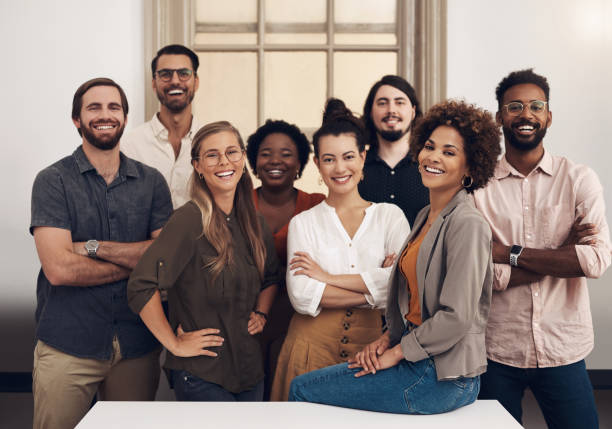
#> input picture PythonFiles/TestPhotos/grouppicture.jpg, 612 x 429 px, found by its file name
$ python detection.py
#> lines starting #> are read from the running program, lines starting #| are printed output that depends on the picture; after the words box and inside, x2 and y2 are one past the last pixel; in counts of white or black regions, pixels touching at a corner belong together
import cv2 as cv
import numpy as np
import logging

img = cv.imread('PythonFiles/TestPhotos/grouppicture.jpg')
#> img is the input picture: shape (429, 612, 3); mean B, G, R 124.3, 129.7, 144.9
#cv.imshow("Group", img)

gray = cv.cvtColor(img, cv.COLOR_BGR2GRAY)
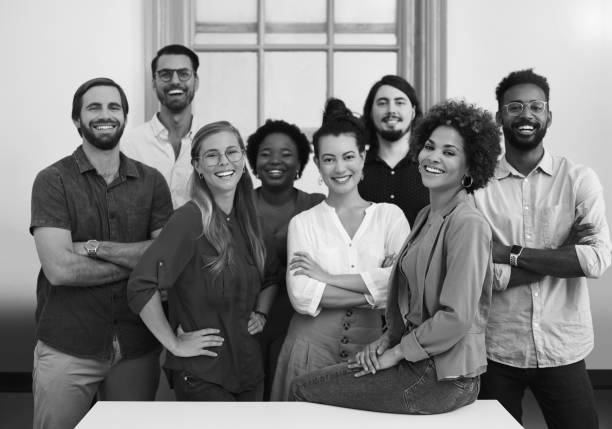
#> gray: shape (429, 612); min 0, max 255, mean 133.7
#cv.imshow("Gray Group", gray)

haar_cascade = cv.CascadeClassifier('PythonFiles/haar_face.xml')

faces_rect = haar_cascade.detectMultiScale(gray, scaleFactor=1.1, minNeighbors=3)
#> faces_rect = [[148, 52, 55, 55], [366, 82, 52, 52], [251, 133, 52, 52], [312, 136, 56, 56], [76, 85, 56, 56], [497, 84, 57, 57], [194, 131, 57, 57], [409, 125, 61, 61]]

print(faces_rect)
#| [[148  52  55  55]
#|  [366  82  52  52]
#|  [251 133  52  52]
#|  [312 136  56  56]
#|  [ 76  85  56  56]
#|  [497  84  57  57]
#|  [194 131  57  57]
#|  [409 125  61  61]]

print(f'Number of faces found = {len(faces_rect)}')
#| Number of faces found = 8

for (x, y, w, h) in faces_rect:
    cv.rectangle(img, (x, y), (x+w, y+h), (255,0,0), thickness=2)
    ROI = img[y:y+h, x:x+w]
    ROI = cv.blur(ROI, (40,40), cv.BORDER_DEFAULT)

    img[y:y+ROI.shape[0], x:x+ROI.shape[1]] = ROI
#> this loop made 8 passes
#> pass 1, `ROI = img[y:y+h, x:x+w]`:
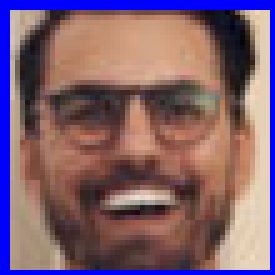
#> ROI: shape (55, 55, 3) (shown 5 times larger); mean B, G, R 110.4, 96.4, 127.4
#> pass 1, `ROI = cv.blur(ROI, (40,40), cv.BORDER_DEFAULT)`:
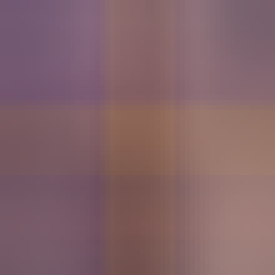
#> ROI: shape (55, 55, 3) (shown 5 times larger); mean B, G, R 105.1, 99.8, 131.8
#> pass 2, `ROI = img[y:y+h, x:x+w]`:
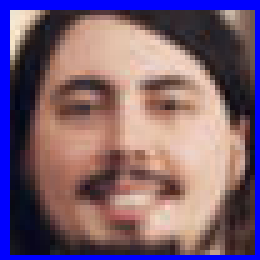
#> ROI: shape (52, 52, 3) (shown 5 times larger); mean B, G, R 115.5, 95.4, 122.3
#> pass 2, `ROI = cv.blur(ROI, (40,40), cv.BORDER_DEFAULT)`:
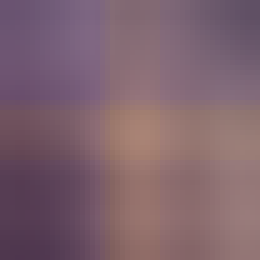
#> ROI: shape (52, 52, 3) (shown 5 times larger); mean B, G, R 109.8, 98.6, 126.4
#> after the loop:
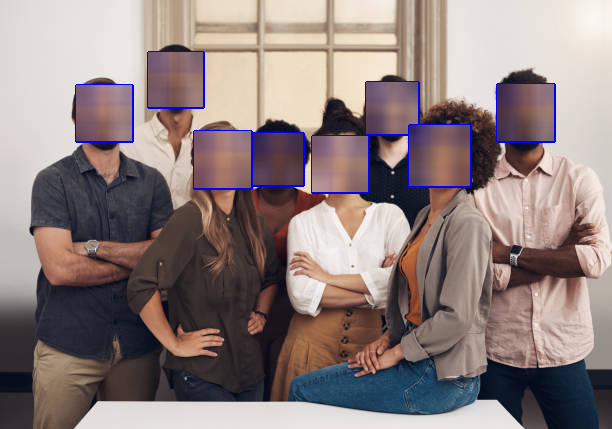
#> img: shape (429, 612, 3); 10.41% of pixels changed, all inside (x1, y1, x2, y2) = (75, 51, 556, 194)

cv.imshow("Face Blurred", img)

cv.waitKey(0)

$ run again, with PythonFiles/TestPhotos/cat1.jpg copied over PythonFiles/TestPhotos/grouppicture.jpg
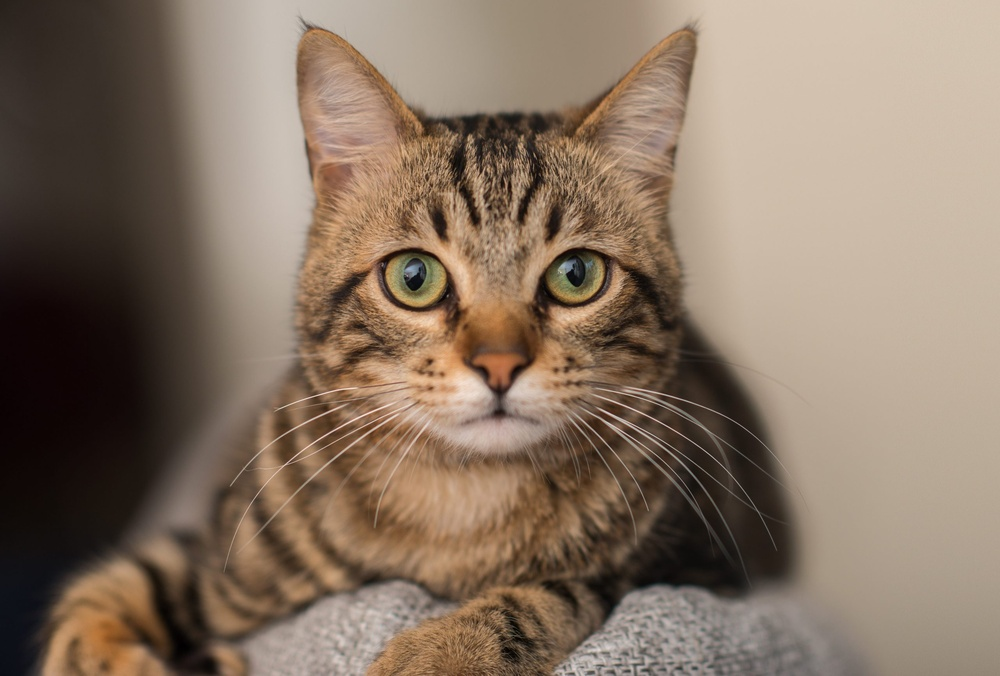
#> input picture PythonFiles/TestPhotos/cat1.jpg, 1000 x 676 px, shrunk from 2560 x 1731 before the run, found by its file name
#> img is the input picture: shape (676, 1000, 3); mean B, G, R 99.4, 116.1, 135
#> faces_rect = [[300, 72, 95, 95], [527, 133, 83, 83]]
#| [[300  72  95  95]
#|  [527 133  83  83]]
#| Number of faces found = 2
#> the loop `for (x, y, w, h) in faces_rect:` made 2 passes
#> pass 1, `ROI = cv.blur(ROI, (40,40), cv.BORDER_DEFAULT)`:
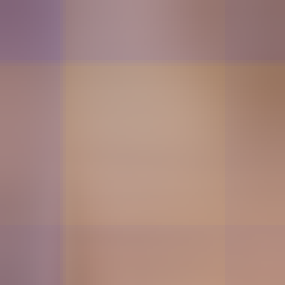
#> ROI: shape (95, 95, 3) (shown 3 times larger); mean B, G, R 127.7, 136.5, 169.1
#> after the loop `for (x, y, w, h) in faces_rect:`:
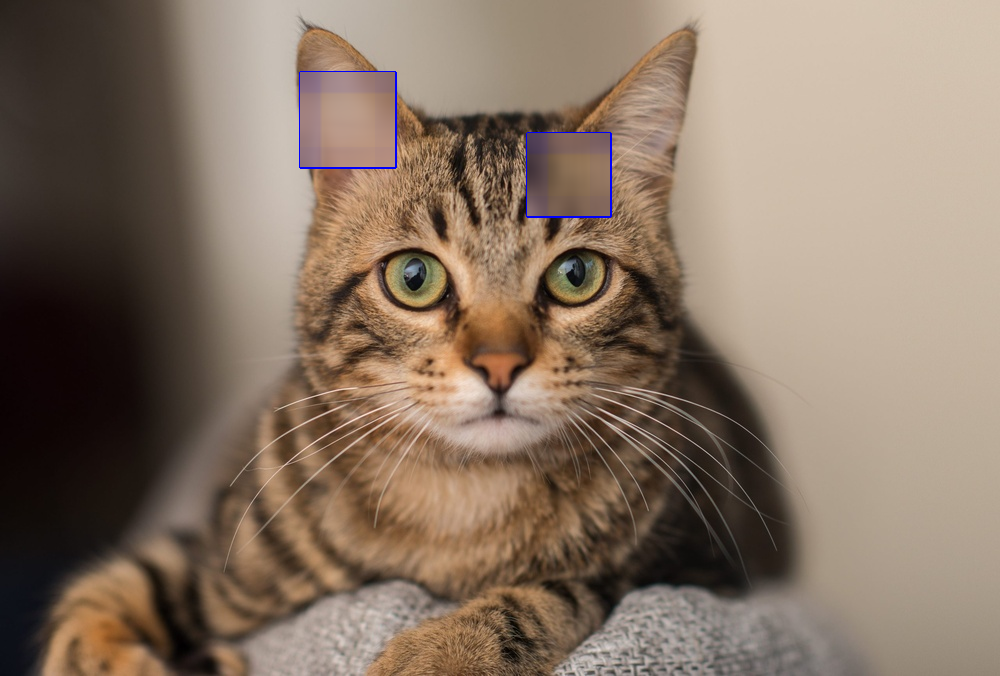
#> img: shape (676, 1000, 3); 2.51% of pixels changed, all inside (x1, y1, x2, y2) = (299, 71, 612, 218)

$ run again, with PythonFiles/TestPhotos/jidion.jpg copied over PythonFiles/TestPhotos/grouppicture.jpg
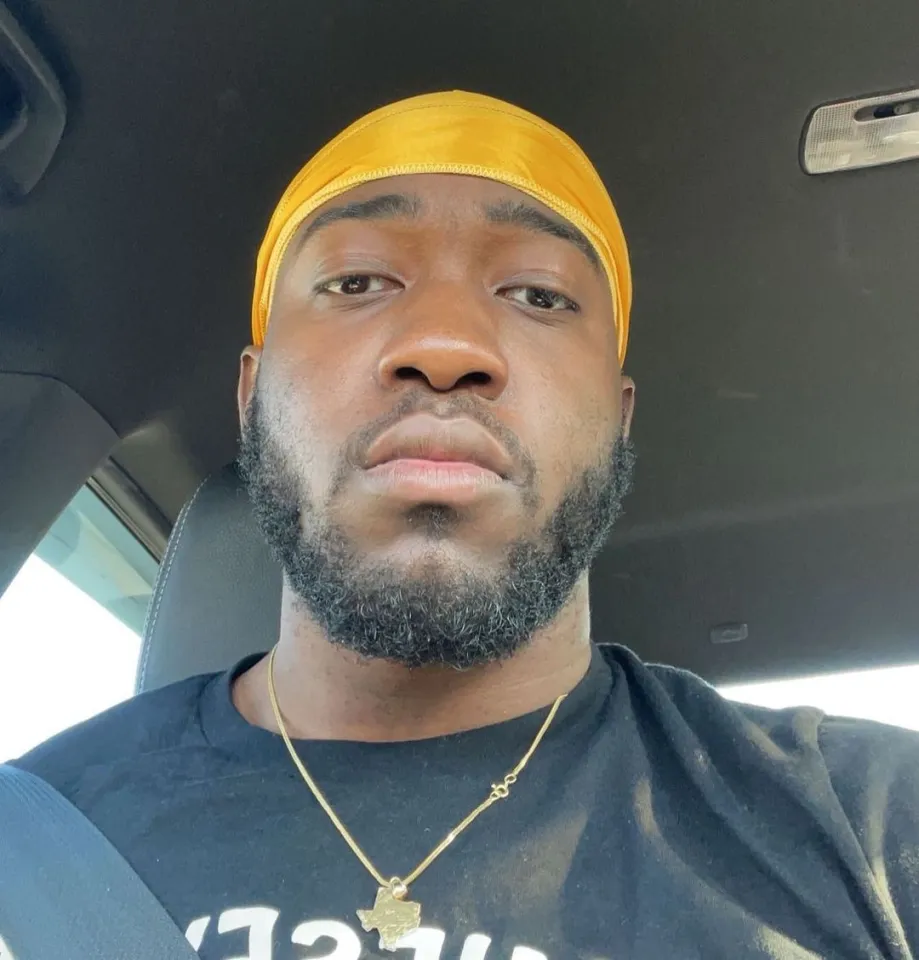
#> input picture PythonFiles/TestPhotos/jidion.jpg, 919 x 960 px, found by its file name
#> img is the input picture: shape (960, 919, 3); mean B, G, R 98.5, 102.8, 100.1
#> `gray = cv.cvtColor(img, cv.COLOR_BGR2GRAY)`:
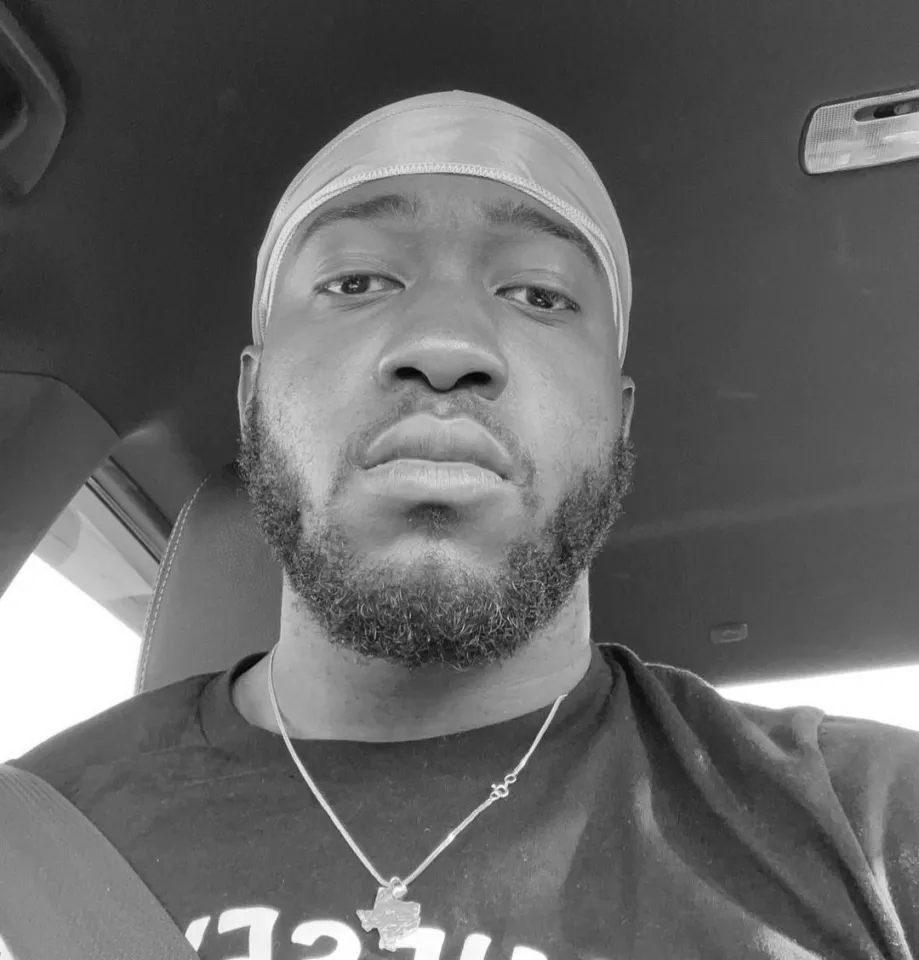
#> gray: shape (960, 919); min 2, max 255, mean 101.5
#> faces_rect = [[190, 74, 510, 510]]
#| [[190  74 510 510]]
#| Number of faces found = 1
#> the loop `for (x, y, w, h) in faces_rect:` made 1 pass
#> after the loop `for (x, y, w, h) in faces_rect:`:
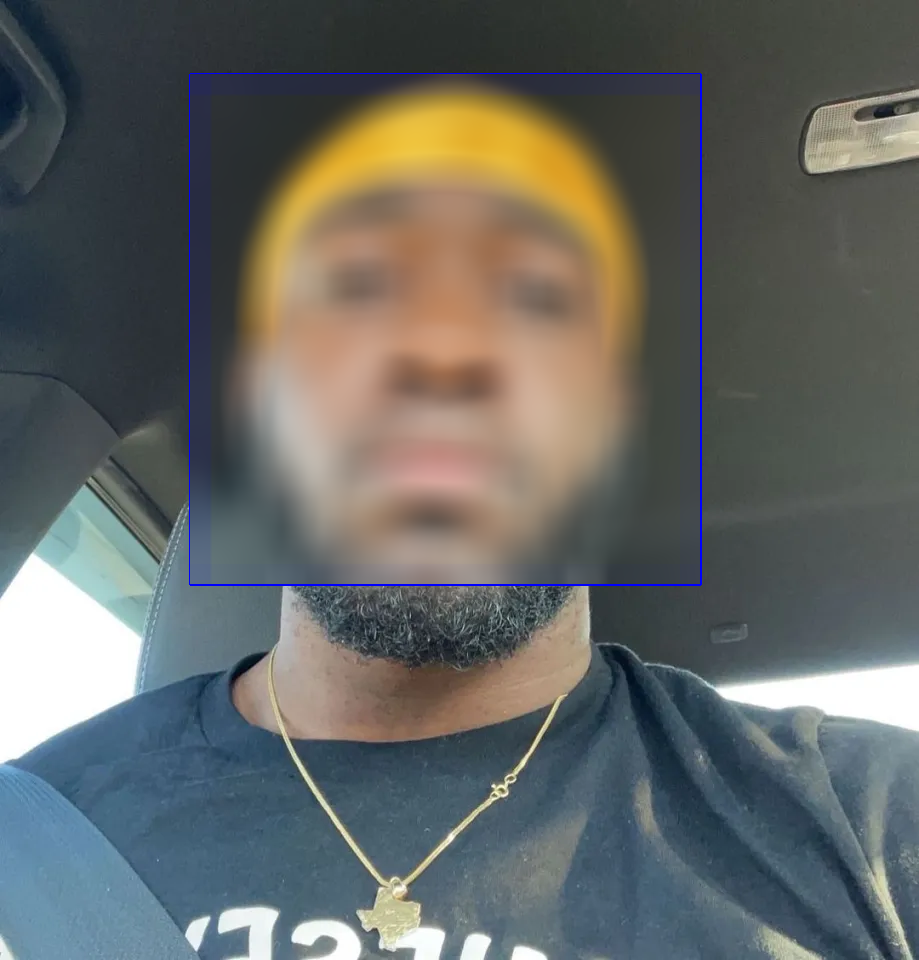
#> img: shape (960, 919, 3); mean B, G, R 99.6, 102.4, 99.7
